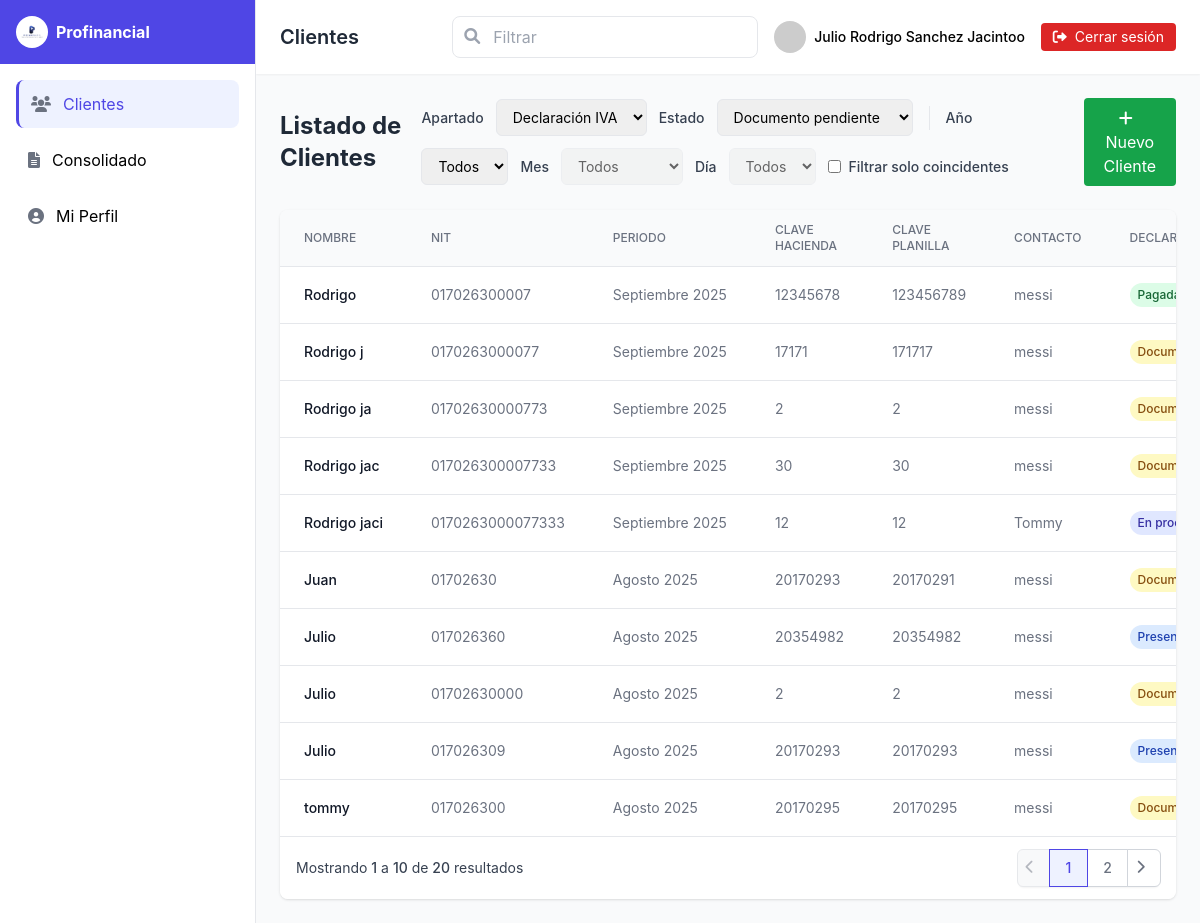
/cliente/index.php (signed in), run on the app's committed database.
### tables this page shows
CREATE TABLE IF NOT EXISTS `clientes` (
  `id` bigint NOT NULL AUTO_INCREMENT,
  `nombre` varchar(160) NOT NULL,
  `nit` varchar(32) DEFAULT NULL,
  `nrc` varchar(32) DEFAULT NULL,
  `contacto` varchar(120) DEFAULT NULL,
  `telefono` varchar(40) DEFAULT NULL,
  `email` varchar(160) DEFAULT NULL,
  `clave_hacienda` varchar(64) DEFAULT NULL,
  `clave_planilla` varchar(64) DEFAULT NULL,
  `contador` varchar(120) DEFAULT NULL,
  `direccion` varchar(255) DEFAULT NULL,
  `activo` tinyint(1) NOT NULL DEFAULT '1',
  `creado_en` timestamp NOT NULL DEFAULT CURRENT_TIMESTAMP,
  `actualizado_en` timestamp NULL DEFAULT NULL ON UPDATE CURRENT_TIMESTAMP,
  `declaracion_iva` enum('documento pendiente','pendiente de procesar','en proceso','presentada','pagada') DEFAULT 'documento pendiente',
  `declaracion_pa` enum('documento pendiente','pendiente de procesar','en proceso','presentada','pagada') DEFAULT 'documento pendiente',
  `declaracion_planilla` enum('documento pendiente','pendiente de procesar','en proceso','presentada','pagada') DEFAULT 'documento pendiente',
  `declaracion_contabilidad` enum('documento pendiente','pendiente de procesar','en proceso','presentada') DEFAULT 'pendiente de procesar',
  PRIMARY KEY (`id`),
  UNIQUE KEY `uk_clientes_ident` (`nit`,`nrc`),
  KEY `idx_clientes_nombre` (`nombre`),
  KEY `idx_declaracion_iva` (`declaracion_iva`),
  KEY `idx_declaracion_pa` (`declaracion_pa`),
  KEY `idx_declaracion_planilla` (`declaracion_planilla`),
  KEY `idx_declaracion_contabilidad` (`declaracion_contabilidad`)
);

### cliente/index.php (the view, shortened to what the rows shown need)
<?php
$DB_HOST='localhost';
$DB_NAME='profinancial_crm';
$DB_USER='root';
$DB_PASS='';
function h($s){ return htmlspecialchars((string)$s, ENT_QUOTES, 'UTF-8'); }
$rowsPerPage = 10;
$currentPage = isset($_GET['page']) ? max(1, (int)$_GET['page']) : 1;
$offset = ($currentPage - 1) * $rowsPerPage;
try {
  $pdo = new PDO(
    "mysql:host=$DB_HOST;dbname=$DB_NAME;charset=utf8mb4",
    $DB_USER, $DB_PASS,
    [ PDO::ATTR_ERRMODE => PDO::ERRMODE_EXCEPTION ]
  );
  $sql = "
    SELECT
      c.id   AS cliente_id,
      c.nombre AS cliente_nombre,
      c.nit, c.contacto, c.telefono, c.email,
      c.clave_hacienda,
      c.clave_planilla,
      c.contador,
      c.direccion,
      c.nrc,
      per.anio, per.mes,
      -- Determina si es cliente nuevo (sin periodos)
      CASE WHEN per.id IS NULL THEN 1 ELSE 0 END AS cliente_nuevo,
      MAX(CASE WHEN tf.codigo='IVA'
           THEN CASE WHEN p.pagado=1 THEN 'pagada'
                     WHEN p.presentado=1 THEN 'presentada'
                     ELSE 'pendiente' END END) AS iva,
      MAX(CASE WHEN tf.codigo IN ('RENTA','PA')
           THEN CASE WHEN (p.presentado=1 OR p.pagado=1) THEN 'realizado'
                     ELSE 'pendiente' END END) AS pa,
      MAX(CASE WHEN tf.codigo='PLANILLA'
           THEN CASE WHEN p.pagado=1 THEN 'pagada'
                     ELSE 'pendiente' END END) AS planilla,
      MAX(CASE WHEN tf.codigo IN ('CONTAB','CONTABILIDAD')
           THEN CASE WHEN (p.presentado=1 OR p.pagado=1) THEN 'realizado'
                     ELSE 'pendiente' END END) AS conta,
      -- NUEVAS COLUMNAS AGREGADAS
      c.declaracion_iva,
      c.declaracion_pa,
      c.declaracion_planilla,
      c.declaracion_contabilidad
    FROM clientes c
    LEFT JOIN periodos per        ON per.cliente_id=c.id
    LEFT JOIN presentaciones p    ON p.periodo_id=per.id
    LEFT JOIN tipos_formulario tf ON tf.id=p.tipo_formulario_id
    WHERE per.anio IS NOT NULL AND per.mes IS NOT NULL
    GROUP BY
      c.id, c.nombre, c.nit, c.contacto, c.telefono, c.email,
      c.clave_hacienda, c.clave_planilla, c.contador, c.direccion, c.nrc,
      per.anio, per.mes
    ORDER BY per.anio DESC, per.mes DESC, c.nombre ASC
    LIMIT $offset, $rowsPerPage
  ";
  $rows = $pdo->query($sql)->fetchAll(PDO::FETCH_ASSOC);
} catch (Throwable $e) {
  http_response_code(500);
  echo '<!doctype html><meta charset="utf-8"><pre style="padding:16px;color:#b91c1c">';
  echo "Error conectando a la BD: ".h($e->getMessage());
  echo '</pre>'; exit;
}
function fechaPeriodo($anio,$mes){
  return sprintf('%04d-%02d-01',(int)$anio,(int)$mes);
}
?>
<!DOCTYPE html>
<html lang="es">
<head>
    <script src="https://cdn.tailwindcss.com"></script>
    <link href="https://cdnjs.cloudflare.com/ajax/libs/font-awesome/6.0.0-beta3/css/all.min.css" rel="stylesheet">
</head>
<body class="bg-gray-50">
    <div class="flex h-screen">
        <div class="flex-1 flex flex-col overflow-hidden">
            <header class="bg-white shadow-sm">
                <div class="px-6 py-4 flex items-center justify-between">
                    <h1 class="text-xl font-semibold text-gray-800" id="page-title">Clientes</h1>
                </div>
            </header>
            <main class="flex-1 overflow-y-auto p-6">
                <div class="flex flex-col lg:flex-row lg:items-center lg:justify-between gap-4 mb-6">
                    <h2 class="text-2xl font-bold text-gray-800">Listado de Clientes</h2>
                </div>
                <div class="bg-white rounded-lg shadow overflow-hidden">
                    <div class="overflow-x-auto">
                        <table id="tablaClientes" class="min-w-full divide-y divide-gray-200">
                            <thead class="bg-gray-50">
                                <tr>
                                    <th class="px-6 py-3 text-left text-xs font-medium text-gray-500 uppercase">Nombre</th>
                                    <th class="px-6 py-3 text-left text-xs font-medium text-gray-500 uppercase">NIT</th>
                                    <th class="px-6 py-3 text-left text-xs font-medium text-gray-500 uppercase">Periodo</th>
                                    <th class="px-6 py-3 text-left text-xs font-medium text-gray-500 uppercase">Clave Hacienda</th>
                                    <th class="px-6 py-3 text-left text-xs font-medium text-gray-500 uppercase">Clave Planilla</th>
                                    <th class="px-6 py-3 text-left text-xs font-medium text-gray-500 uppercase">Contacto</th>
                                    <th class="px-6 py-3 text-left text-xs font-medium text-gray-500 uppercase">Declaración IVA</th>
                                </tr>
                            </thead>
                            <tbody class="bg-white divide-y divide-gray-200">
                                <?php if (!empty($rows)): ?>
                                  <?php foreach ($rows as $r):
                                    $fecha = fechaPeriodo($r['anio'],$r['mes']);
                                    $iva = strtolower($r['declaracion_iva'] ?? $r['iva'] ?? 'pendiente');
                                    $pa  = strtolower($r['declaracion_pa'] ?? $r['pa'] ?? 'pendiente');
                                    $pla = strtolower($r['declaracion_planilla'] ?? $r['planilla'] ?? 'pendiente');
                                    $con = strtolower($r['declaracion_contabilidad'] ?? $r['conta'] ?? 'pendiente');
                                    $meses = [
                                        1 => 'Enero', 2 => 'Febrero', 3 => 'Marzo', 4 => 'Abril',
                                        5 => 'Mayo', 6 => 'Junio', 7 => 'Julio', 8 => 'Agosto',
                                        9 => 'Septiembre', 10 => 'Octubre', 11 => 'Noviembre', 12 => 'Diciembre'
                                    ];
                                    $periodo_texto = $r['anio'] && $r['mes'] ?
                                        $meses[$r['mes']] . ' ' . $r['anio'] : 'Sin periodo';
                                  ?>
                                  <tr
                                    data-fecha="<?=h($fecha)?>"
                                    data-iva="<?=h($iva)?>"
                                    data-pa="<?=h($pa)?>"
                                    data-planilla="<?=h($pla)?>"
                                    data-conta="<?=h($con)?>"
                                    data-cliente-id="<?=h($r['cliente_id'])?>"
                                    data-nombre="<?=h($r['cliente_nombre'])?>"
                                    data-nit="<?=h($r['nit'])?>"
                                    data-nrc="<?=h($r['nrc'])?>"
                                    data-contacto="<?=h($r['contacto'])?>"
                                    data-telefono="<?=h($r['telefono'])?>"
                                    data-email="<?=h($r['email'])?>"
                                    data-clave-hacienda="<?=h($r['clave_hacienda'])?>"
                                    data-clave-planilla="<?=h($r['clave_planilla'])?>"
                                    data-contador="<?=h($r['contador'])?>"
                                    data-direccion="<?=h($r['direccion'])?>"
                                    data-anio="<?=h($r['anio'])?>"
                                    data-mes="<?=h($r['mes'])?>"
                                  >
                                    <td class="px-6 py-4 whitespace-nowrap text-sm font-medium text-gray-900"><?=h($r['cliente_nombre'])?></td>
                                    <td class="px-6 py-4 whitespace-nowrap text-sm text-gray-500"><?=h($r['nit'])?></td>
                                    <td class="px-6 py-4 whitespace-nowrap text-sm text-gray-500"><?=h($periodo_texto)?></td>
                                    <td class="px-6 py-4 whitespace-nowrap text-sm text-gray-500"><?=h($r['clave_hacienda'] ?? '-')?></td>
                                    <td class="px-6 py-4 whitespace-nowrap text-sm text-gray-500"><?=h($r['clave_planilla'] ?? '-')?></td>
                                    <td class="px-6 py-4 whitespace-nowrap text-sm text-gray-500"><?=h($r['contacto'])?></td>
                                    <td class="px-6 py-4 whitespace-nowrap text-sm"><span class="estado-badge" data-col="iva"></span></td>
                                  </tr>
                                  <?php endforeach; ?>
                                <?php else: ?>
                                  <tr><td colspan="12" class="px-6 py-4 text-sm text-gray-500">No hay datos para mostrar.</td></tr>
                                <?php endif; ?>
                            </tbody>
                        </table>
                    </div>
                </div>
            </main>
        </div>
    </div>
</body>
</html>

### data on the page
clientes: nombre "Rodrigo", nit "017026300007", periodo_texto "Septiembre 2025", clave_hacienda "12345678", clave_planilla "123456789", contacto "messi"
clientes: nombre "Rodrigo j", nit "0170263000077", periodo_texto "Septiembre 2025", clave_hacienda "17171", clave_planilla "171717", contacto "messi"
clientes: nombre "Rodrigo ja", nit "01702630000773", periodo_texto "Septiembre 2025", clave_hacienda "2", clave_planilla "2", contacto "messi"
clientes: nombre "Rodrigo jac", nit "017026300007733", periodo_texto "Septiembre 2025", clave_hacienda "30", clave_planilla "30", contacto "messi"
clientes: nombre "Rodrigo jaci", nit "0170263000077333", periodo_texto "Septiembre 2025", clave_hacienda "12", clave_planilla "12", contacto "Tommy"
clientes: nombre "Juan", nit "01702630", periodo_texto "Agosto 2025", clave_hacienda "20170293", clave_planilla "20170291", contacto "messi"
clientes: nombre "Julio", nit "017026360", periodo_texto "Agosto 2025", clave_hacienda "20354982", clave_planilla "20354982", contacto "messi"
clientes: nombre "Julio", nit "01702630000", periodo_texto "Agosto 2025", clave_hacienda "2", clave_planilla "2", contacto "messi"
clientes: nombre "Julio", nit "017026309", periodo_texto "Agosto 2025", clave_hacienda "20170293", clave_planilla "20170293", contacto "messi"
clientes: nombre "tommy", nit "017026300", periodo_texto "Agosto 2025", clave_hacienda "20170295", clave_planilla "20170295", contacto "messi"

### other printed values
$_SESSION["usuario"]["nombre"] "Julio Rodrigo Sanchez Jacintoo"
$offset + 1 "1"
min($offset + $rowsPerPage, $totalRows) "10"
$totalRows "20"
